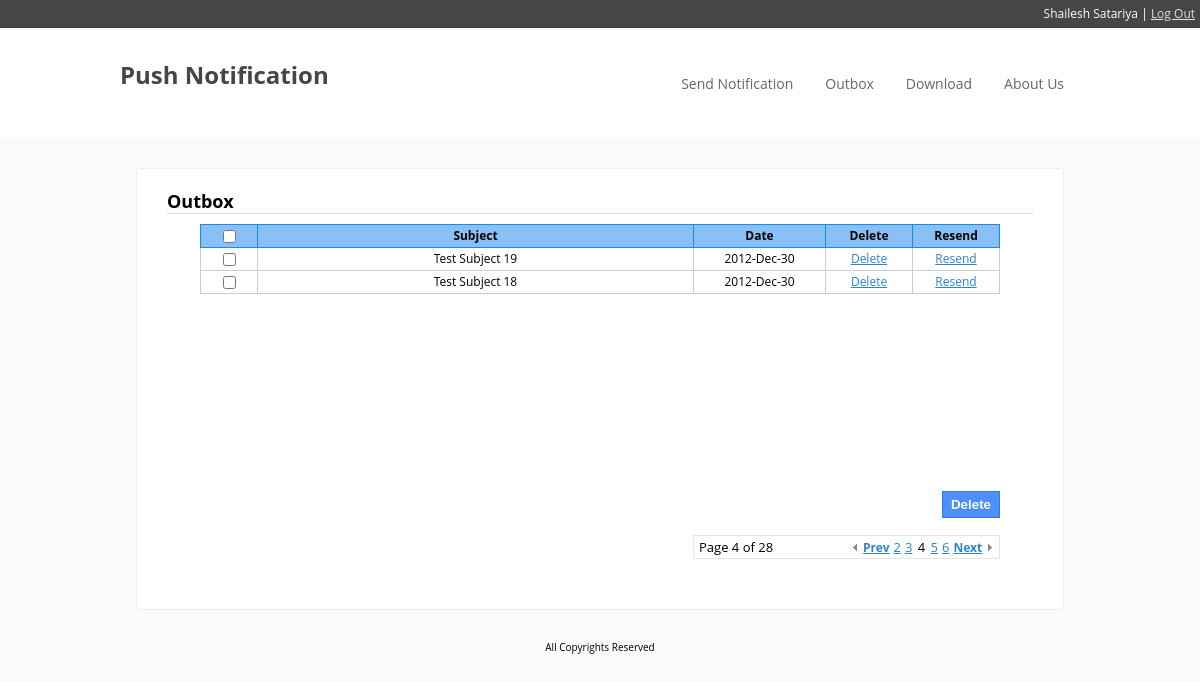
The page /outbox.php?page=4 (signed in) on the database its author committed.
### tables this page shows
CREATE TABLE IF NOT EXISTS `messages` (
  `id` int(11) NOT NULL AUTO_INCREMENT,
  `subject` text NOT NULL,
  `message` text NOT NULL,
  `date` datetime NOT NULL,
  PRIMARY KEY (`id`)
);

### outbox.php (the view, shortened to what this page needs)
<?php
	$client_id = $_SESSION['id'];
	$clink = "outbox.php?";
	$dlink = "outbox.php?";
	if(!isset($_GET['page']))
		$page=1;
	else {
		$page=$_GET['page'];
		$clink = "outbox.php?page=" . $page;
		$dlink = $clink . "&";
	}
	$itemsperpage = 2;
	$startindex=($page-1)*$itemsperpage;
	$query = "SELECT messages.* FROM client_outbox, messages WHERE client_id = '$client_id' and client_outbox.message_id=messages.id ORDER BY messages.date DESC";
	$link = "outbox.php?page=";
	$result=mysql_query($query) or die($query);
	$totalitems = mysql_num_rows($result);
	$totalpages = ceil($totalitems/$itemsperpage);
	$query .= " LIMIT $startindex,$itemsperpage";
?>
<!DOCTYPE html PUBLIC "-//W3C//DTD XHTML 1.0 Transitional//EN" "http://www.w3.org/TR/xhtml1/DTD/xhtml1-transitional.dtd">
<html xmlns="http://www.w3.org/1999/xhtml">
<head>
    <link rel="stylesheet" type="text/css" href="style.css" />
</head>
<body>
	<?php include("header.php");?>
    <div id="main-container">
        	<h2>Outbox</h2>
            <?php if($totalitems!= 0) {?>
            <form name="frm" method="post" action="<?php echo $clink;?>">
        		<div id="tbl">
        			<table>
            			<tr>
                			<th  width="50px"><input type='checkbox' value='$id' name='chkAll'  onclick="checkBoxes()"/></th>
                			<th>Subject</th>
                    		<th  width="125px">Date</th>
                    		<th  width="80px">Delete</th>
                    		<th  width="80px">Resend</th>
            			</tr>
            		<?php
						$result2 = mysql_query($query) or die($query);
						while($row = mysql_fetch_array($result2)) {
							$mid = $row['id'];
							$date = strtotime($row['date']);
							$fdate = date("Y-M-d", $date);
					?>
            			<tr>
                			<td><input type='checkbox' value="<?php echo $mid; ?>" name='messages[]'/></td>
                			<td ><?php echo $row['subject']; ?></td>
             		       	<td width="125px"><?php echo $fdate; ?></td>
                    		<td width="80px">
								<a href="<?php echo $dlink . "d_id=" . $mid; ?>" title="delete">
									Delete
								</a>
							</td>
                     		<td>
								<a href="sendNotification.php?m_id=<?php echo $mid; ?>" title="resend">
									Resend
								</a>
							</td>
                		</tr>
            		<?php
						}
					?>
            		</table>
                    </div>
                    <br/>
                    <div style="float:right;margin-right: 33px;">
						<input class="form_submit" type="submit" value="Delete" name="delete" onclick="return submitForm()" />
					</div>
					<br />
                <?php
					if($totalpages>=1)
					{
						if($totalpages<=5)
						{
							$start = 1;
							$end = $totalpages;
						}
						else
						{
							if($page == 1 || $page == 2)
							{
								$start = 1;
								$end = 5;
							}
							else if($page == $totalpages || $page == $totalpages-1)
							{
								$start = $totalpages-4;
								$end = $totalpages;
							}
							else
							{
								$start = $page-2;
								$end = $page+2;
							}
						}
						echo "<div class='paging' style='margin-left:200px;'>";
						echo "Page $page of $totalpages";
						echo "<div class='pages'>";
						if($page!=1)
						{
							$prev = $page-1;
							$hlink = $link . $prev;
							echo "<a href='$hlink' class='prevp'>Prev</a>";
						}
						for($i=$start;$i<=$end;$i++)
						{
							$hlink = $link . $i;
							if($page!=$i)
								echo "<a href='$hlink'>$i</a>";
							else
								echo "&nbsp;$i&nbsp;";
						}
						if($page!=$totalpages)
						{
							$next = $page+1;
							$hlink = $link . $next;
							echo "<a class='nextp' href='$hlink'>Next</a>";
						}
						echo "</div></div>";
					}
				?>
          	 </form>
             <?php } else {?>
             	<h2>Outbox is empty</h2>
             <?php } ?>
    	</div>
    <?php include("footer.php");?>
</body>
</html>

### style.css (style rules this page uses)
body, div, dl, dt, dd, ul, ol, li, h1, h2, h3, h4, h5, h6, pre, form, fieldset, input, p, blockquote, table, th, td { margin: 0; padding: 0; }
body { background: none repeat scroll 0 0 #FAFAFA; font-family: "Open Sans","Helvetica Neue",sans-serif; font-size: 12px; }
#main-container { background:#ffffff; margin: 30px auto; width:866px; border: 1px solid #EEEEEE; border-radius: 3px 3px 3px 3px; padding:20px 30px; overflow:hidden; min-height:400px; }
#main-container h2 { border-bottom: 1px solid #DDDDDD; margin-bottom:10px; }
input.form_submit, input.form_checkbox { float: left; margin: 0 0 0 10px; }
input.form_submit { background-color: #4D90FE; background-image: -moz-linear-gradient(center top , #4D90FE, #4787ED); border: 1px solid #3079ED; color: #FFFFFF; text-shadow: 0 1px rgba(0, 0, 0, 0.1); height:27px; padding:0 8px; font-weight:bold; }
#tbl { min-height:250px; }
#tbl table { border-collapse: collapse; font-size:12px; line-height:16px; margin: 0 auto; width:800px; }
#tbl td { border: 1px solid #CCCCCC; padding:3px; text-align:center; }
#tbl th { background: none repeat scroll 0 0 #89C0F8; border: 1px solid #188CEB; padding:3px; text-align:center; }
#tbl td a { color: #2B84CE; }
.paging { border: 1px solid #E5E6DC; font-size: 13px; height: 22px; line-height: 22px; margin-bottom: 10px; margin-right: 33px; overflow: hidden; padding-left: 5px; padding-right: 100px; position: relative; width:200px; float:right; }
.pages { position: absolute; right: 0; top: 0; }
.pages a, .pages b { color: #2B84CE; padding: 0 2px; }
.pages a.prevp, .pages a.nextp { background: url("images/prev.jpg") no-repeat scroll left center transparent; color: #2B84CE; font-size: 12px; font-weight: bold; padding-left: 10px; }
.pages a.nextp { background: url("images/next.jpg") no-repeat scroll right center transparent; padding-left: 2px; padding-right: 10px; }

### rows shown on the page
messages: subject "Test Subject 19", date "2012-Dec-30"
messages: subject "Test Subject 18", date "2012-Dec-30"

### other values the page prints
$_SESSION['display_name'] "Shailesh Satariya"
$page "4"
$totalpages "28"
